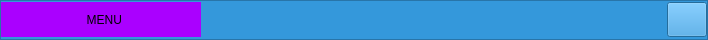
     <widget class="QFrame" name="frame_superior">
      <property name="maximumSize">
       <size>
        <width>16777215</width>
        <height>40</height>
       </size>
      </property>
      <property name="sizeIncrement">
       <size>
        <width>0</width>
        <height>40</height>
       </size>
      </property>
      <property name="styleSheet">
       <string notr="true">background-color:rgb(52, 152, 219)</string>
      </property>
      <property name="frameShape">
       <enum>QFrame::StyledPanel</enum>
      </property>
      <property name="frameShadow">
       <enum>QFrame::Raised</enum>
      </property>
      <layout class="QHBoxLayout" name="horizontalLayout_2">
       <property name="spacing">
        <number>2</number>
       </property>
       <property name="leftMargin">
        <number>0</number>
       </property>
       <property name="topMargin">
        <number>0</number>
       </property>
       <property name="rightMargin">
        <number>0</number>
       </property>
       <property name="bottomMargin">
        <number>0</number>
       </property>
       <item>
        <widget class="QPushButton" name="bt_menu">
         <property name="minimumSize">
          <size>
           <width>200</width>
           <height>35</height>
          </size>
         </property>
         <property name="maximumSize">
          <size>
           <width>16777215</width>
           <height>35</height>
          </size>
         </property>
         <property name="styleSheet">
          <string notr="true">QPushButton{
background-color: #aa00ff;
font:87 12pt *Arial Black*;
border-radius:0px;
}
QPushButton:hover{
background-color: #ffff;
font:87 12pt *Arial Black*;
}</string>
         </property>
         <property name="text">
          <string>  MENU</string>
         </property>
         <property name="icon">
          <iconset>
           <normaloff>images/barra-de-menus.png</normaloff>images/barra-de-menus.png</iconset>
         </property>
         <property name="iconSize">
          <size>
           <width>32</width>
           <height>32</height>
          </size>
         </property>
        </widget>
       </item>
       <item>
        <spacer name="horizontalSpacer">
         <property name="orientation">
          <enum>Qt::Horizontal</enum>
         </property>
         <property name="sizeHint" stdset="0">
          <size>
           <width>430</width>
           <height>20</height>
          </size>
         </property>
        </spacer>
       </item>
       <item>
        <widget class="QPushButton" name="bt_minimizar">
         <property name="maximumSize">
          <size>
           <width>16777215</width>
           <height>35</height>
          </size>
         </property>
         <property name="styleSheet">
          <string notr="true">QPushButton{
border:0px;
}
QPushButton:hover{
border:5px solid #aa00ff;
background-color:#ffff00;
}</string>
         </property>
         <property name="text">
          <string/>
         </property>
         <property name="icon">
          <iconset>
           <normaloff>images/minimizar.png</normaloff>images/minimizar.png</iconset>
         </property>
         <property name="iconSize">
          <size>
           <width>32</width>
           <height>32</height>
          </size>
         </property>
        </widget>
       </item>
       <item>
        <widget class="QPushButton" name="bt_cerrar">
         <property name="maximumSize">
          <size>
           <width>16777215</width>
           <height>35</height>
          </size>
         </property>
         <property name="styleSheet">
          <string notr="true">color: rgb(255, 255, 255);</string>
         </property>
         <property name="text">
          <string/>
         </property>
         <property name="icon">
          <iconset>
           <normaloff>images/cerrar.png</normaloff>images/cerrar.png</iconset>
         </property>
         <property name="iconSize">
          <size>
           <width>32</width>
           <height>32</height>
          </size>
         </property>
        </widget>
       </item>
      </layout>
     </widget>
